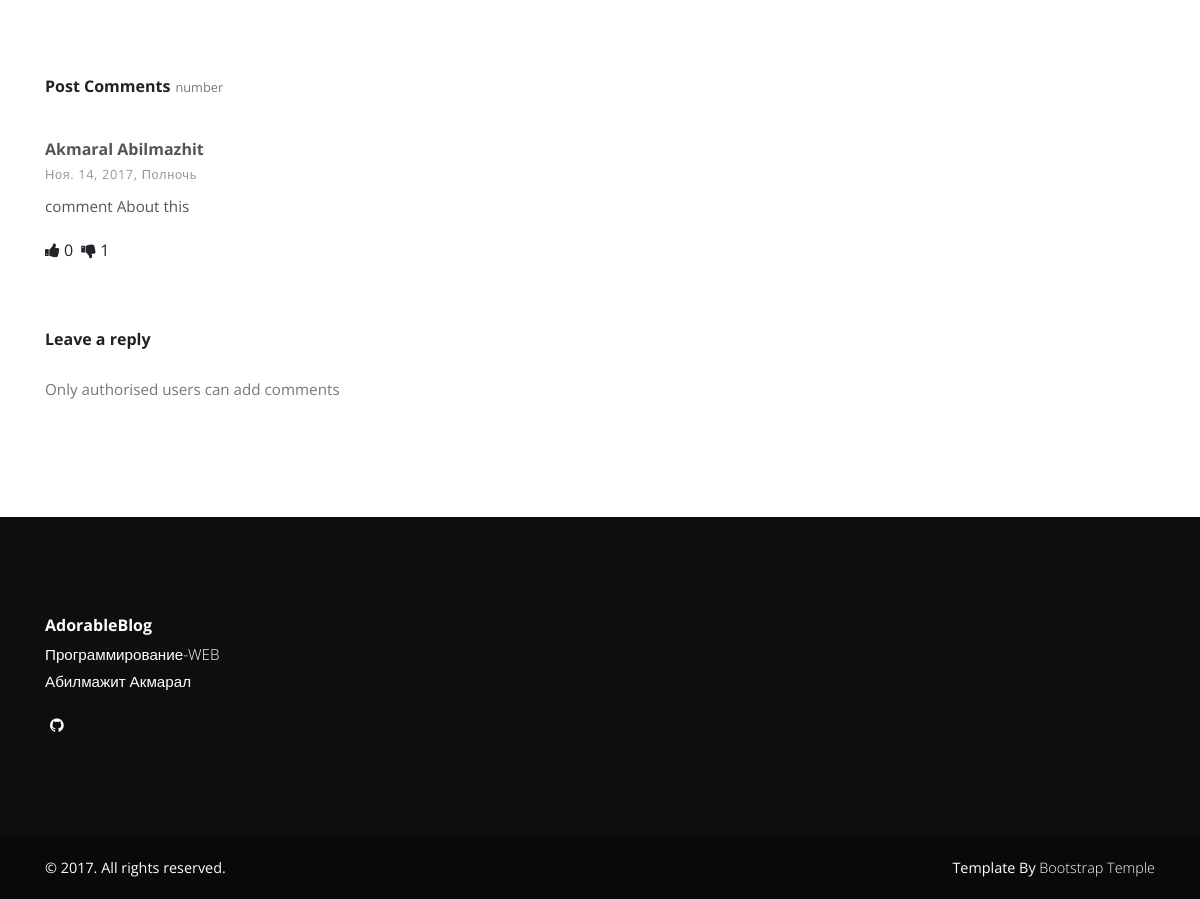
/3/ (lower part), run on an earlier commit of the app's database.
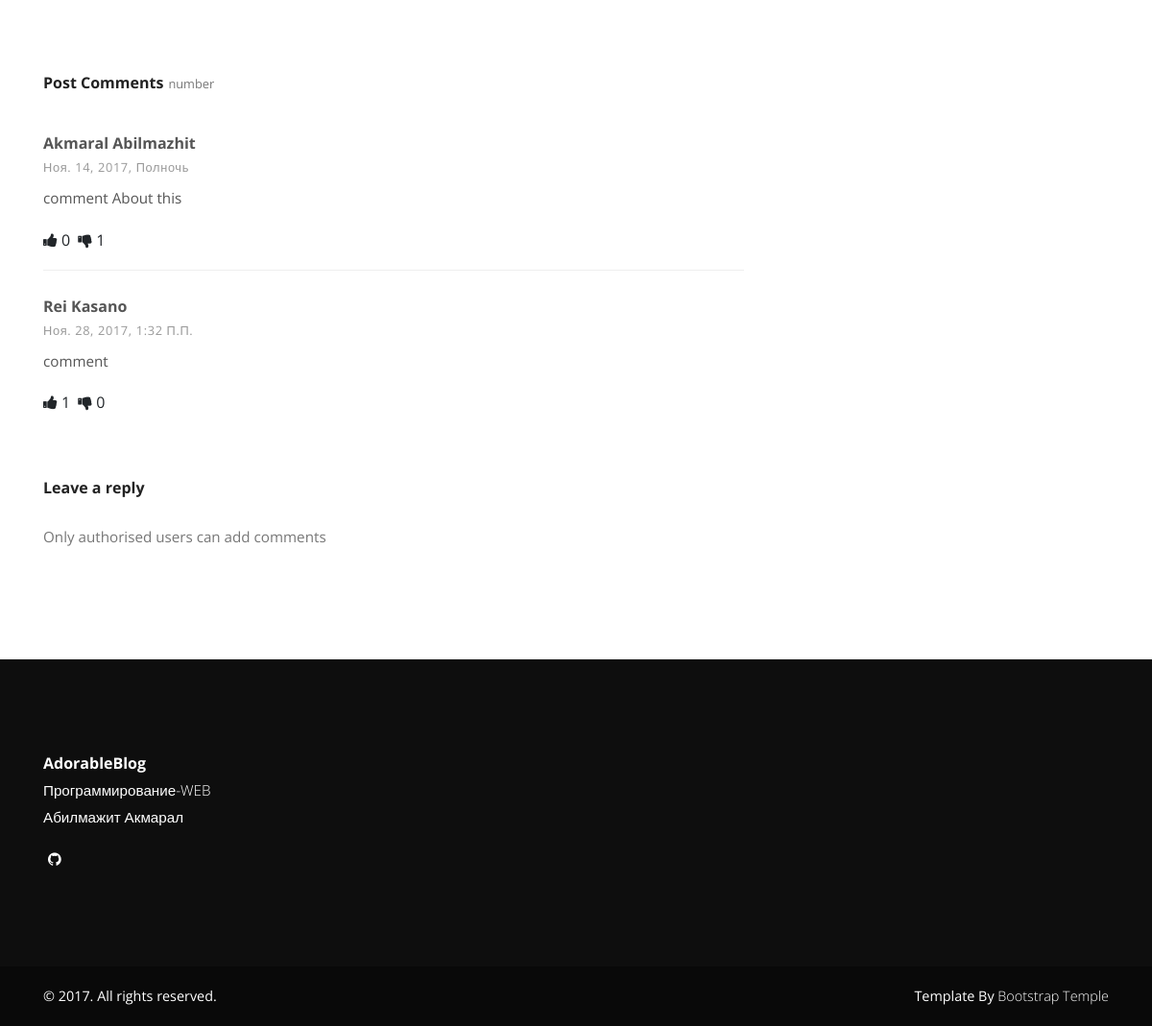
And on a later commit of the database.
### article/models.py (models this page shows, shortened)
class Comments(models.Model):
    class Meta():
        db_table = "comments"
    comments_text = models.TextField()
    comments_article = models.ForeignKey(Article)
    comments_date = models.DateTimeField(auto_now=True)
    comments_author = models.ForeignKey(settings.AUTH_USER_MODEL)
    votes = GenericRelation(LikeDislike, related_query_name='comments')

### article/views.py (the view, shortened to what this page needs)
# urls.py: url(r'^(?P<pk>[0-9]+)/$', views.ArticleView.as_view(), name='article'),
class ArticleView(generic.DetailView, FormView):
    model = Article
    template_name = 'article/article.html'
    form_class = CommentForm
    def get_queryset(self):
        return Article.objects.filter(article_date__lte=timezone.now())
    def get_context_data(self, **kwargs):
        context = super(ArticleView, self).get_context_data(**kwargs)
        context['comments_list'] = Comments.objects.filter(comments_article_id=self.object)
        return context

### article/models.py (called while the page is built)
    def likes(self):
        return self.get_queryset().filter(vote__gt=0)

    def dislikes(self):
        return self.get_queryset().filter(vote__lt=0)

### article/templates/article/article.html (shortened to what this page needs)
{% extends 'main.html' %}
{% load staticfiles %}
{% block article %}
    <div class="container">
      <div class="row">
        <main class="post blog-post col-lg-8">
          <div class="container">
            <div class="post-single">
              <div class="post-details">
                <div class="post-body" style="overflow:hidden;">
                </div>
                <div class="post-comments">
                  <header>
                    <h3 class="h6">Post Comments<span class="no-of-comments"> number </span></h3>
                  </header>
                  {% if comments_list %}
                    {% for comments in comments_list %}
                      <div class="comment">
                        <div class="comment-header d-flex justify-content-between">
                          <div class="user d-flex align-items-center">
                            <div class="title"><strong>{{comments.comments_author.get_full_name}}</strong><span class="date">{{ comments.comments_date }}</span></div>
                          </div>
                        </div>
                        <div class="comment-body" style="margin-left:auto;">
                          <p>{{ comments.comments_text|safe }}</p>
                            <span class="meta">
                                <span class="fa-stack" data-id="{{ comments.id}}" data-type="comment" data-action="like" title="Like">
                                    <i class="fa fa-thumbs-up"></i>
                                    <span data-count="like">{{ comments.votes.likes.count }}</span>
                                </span>
                                <span class="fa-stack" data-id="{{ comments.id}}" data-type="comment" data-action="dislike" title="Dislike">
                                    <i class="fa fa-thumbs-down"></i>
                                    <span data-count="dislike">{{ comments.votes.dislikes.count }}</span>
                                </span>
                            </span>
                        </div>
                      </div>
                    {% endfor %}
                  {% else %}
                    <p>No comments are available.</p>
                  {% endif %}
                </div>
                <div class="add-comment">
                  <header>
                    <h3 class="h6">Leave a reply</h3>
                  </header>
                    {% if user.is_authenticated %}
                      <form class="commenting-form" action="/add_comment/{{ article.id }}/"  method="post" name="sentMessage" id="contactForm" novalidate>
                        {% csrf_token %}
                            <div class="row">
                              <div class="form-group col-md-12">
                                  {% for fields in form %}
                                        {{ fields }}
                                  {% endfor %}
                                  <p class="help-block text-danger"></p>
                              </div>
                            </div>
                            <div class="form-group col-md-12">
                              <button type="submit" class="btn btn-secondary" id="sendMessageButton">Send</button>
                            </div>
                      </form>
                      {% else %}
                      <p> Only authorised users can add comments </p>
                      {% endif %}
                </div>
              </div>
            </div>
          </div>
        </main>
      </div>
    </div>
{% endblock %}

What changed in the data, as far as the page shows it:
added Comments: comments_author.get_full_name "Rei Kasano", comments_date "Ноя. 28, 2017, 1:32 П.п.", comments_text "comment", votes.likes.count "1", votes.dislikes.count "0"
